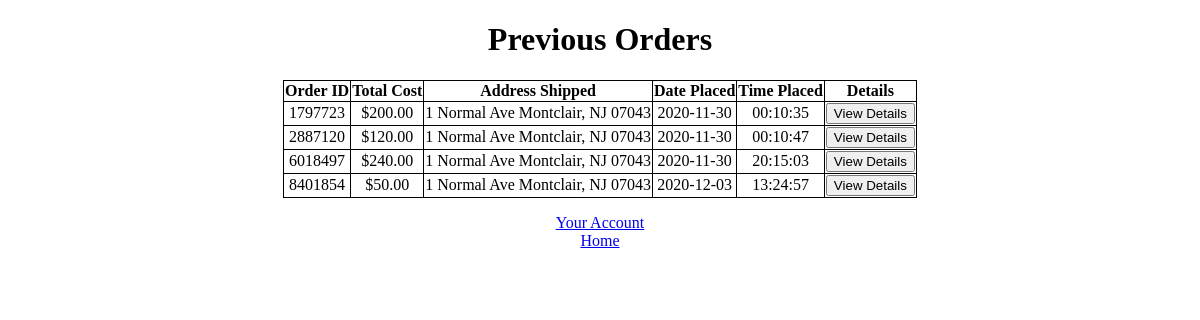
/previous_orders.php (signed in), run on the app's committed database.
### tables this page shows
CREATE TABLE `ORDERS` (
  `orderid` char(7) NOT NULL,
  `customerid` char(6) NOT NULL,
  `cost` float NOT NULL,
  `address` varchar(100) NOT NULL,
  `date` date NOT NULL,
  `time` time NOT NULL,
  `authempid` char(5) NOT NULL
);

### previous_orders.php (the view, shortened to what this page needs)
<?php
    require_once 'db_connect.php';
    $query = "SELECT orderid, cost, address, date, time from ORDERS WHERE customerid = (SELECT customerid FROM CUSTOMERS WHERE username = '".$_SESSION['user']."') ORDER BY date, time";
    $results = $db->query($query);
    $num_results = $results->num_rows;
?>
<!DOCTYPE html>
<html>
    <head>
    </head>
    <body>
        <h1>Previous Orders</h1>
        <?php
            if ($num_results > 0) {
                echo "<table>
                        <tr>
                            <th>
                                Order ID
                            </th>
                            <th>
                                Total Cost
                            </th>
                            <th>
                                Address Shipped
                            </th>
                            <th>
                                Date Placed
                            </th>
                            <th>
                                Time Placed
                            </th>
                            <th>
                                Details
                            </th>
                        </tr>";
                for ($i = 0; $i < $num_results; $i++) {
                $row = $results->fetch_assoc();
                echo "<form action='order_details.php' method='post'>
                    <tr>
                        <td>
                            ".$row['orderid']."
                        </td>
                        <td>
                            $".number_format($row['cost'], 2)."
                        </td>
                        <td>
                            ".$row['address']."
                        </td>
                        <td>
                            ".$row['date']."
                        </td>
                        <td>
                            ".$row['time']."
                        </td>
                        <td>
                            <input type='hidden' name='ordid' value='".$row['orderid']."'>
                            <input type='hidden' name='cost' value='".$row['cost']."'>
                            <input type='submit' value='View Details'>
                        </td>
                    </tr>
                </form>";
                }
            echo "</table>";
            }
            else
                echo "<p>You have not placed any orders yet!</p>";
        ?>
        <p>
            <a href='account.php'>Your Account</a>
            <br>
            <a href='homepage.php'>Home</a>
        </p>
    </body>
</html>

### previous_orders.php (style rules this page uses)
body { text-align: center; }
table { position: relative; margin-left: auto; margin-right: auto; border: solid 1px black; border-collapse: collapse; }
th, td { border: solid 1px black; }

### data on the page
orders: orderid "1797723", cost "200.00", address "1 Normal Ave Montclair, NJ 07043", date "2020-11-30", time "00:10:35"
orders: orderid "2887120", cost "120.00", address "1 Normal Ave Montclair, NJ 07043", date "2020-11-30", time "00:10:47"
orders: orderid "6018497", cost "240.00", address "1 Normal Ave Montclair, NJ 07043", date "2020-11-30", time "20:15:03"
orders: orderid "8401854", cost "50.00", address "1 Normal Ave Montclair, NJ 07043", date "2020-12-03", time "13:24:57"
